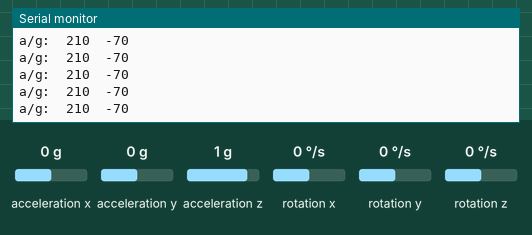
Simulated run of this sketch. Board: Arduino Uno, built with avr-gcc and run on an emulated ATmega328P. Parts: the last lines printed to the serial monitor. The inputs (shaded band) are chosen by the test bench; at power-on: rotation y 0 °/s, rotation z 0 °/s, acceleration x 0 g, acceleration y 0 g, acceleration z 1 g, rotation x 0 °/s.

Above: at 1.2 s.
1.3 s: rotation y set to -192 °/s
At 1.4 s:
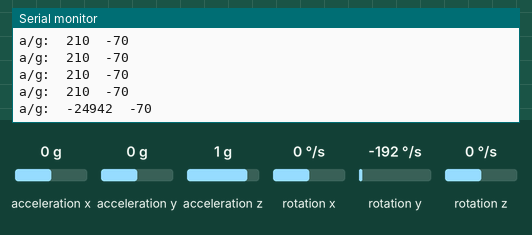
2.8 s: rotation z set to -192 °/s
At 2.86 s:
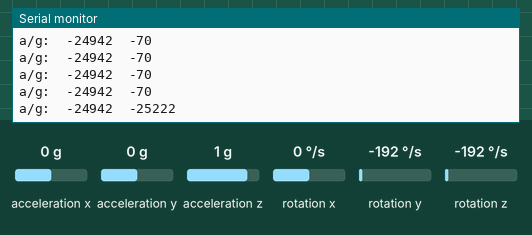
4.3 s: rotation y set to -100 °/s
At 4.32 s:
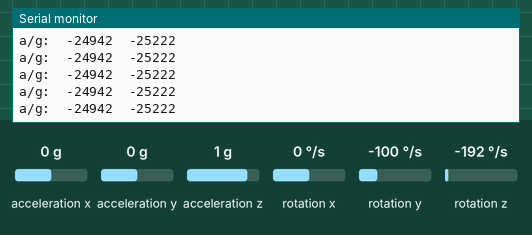
Timing chart, 0 to 7.3 s (numbered marks = the images above; inputs shaded):
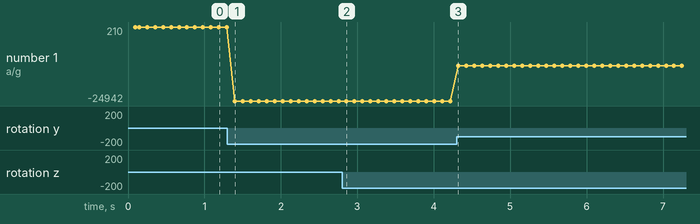

Measured:
- after the input at 1.3 s, the serial monitor: prints a new line after 0.10 s (image 1)
- after the input at 2.8 s, the serial monitor: prints a new line after 0.06 s (image 2)
- plotted number 1: 210 → -24942 after the input at 1.3 s, -24942 → -12890 after the input at 4.3 s

The sketch:

G_sensor.ino
```cpp
#include <MPU6050.h>
#include "Wire.h"
MPU6050 accelgyro;
int16_t ax, ay, az;
int16_t gx, gy, gz;

#define OUTPUT_READABLE_ACCELGYRO
//#define OUTPUT_BINARY_ACCELGYRO

void setup() {
    #if I2CDEV_IMPLEMENTATION == I2CDEV_ARDUINO_WIRE
        Wire.begin();
    #elif I2CDEV_IMPLEMENTATION == I2CDEV_BUILTIN_FASTWIRE
        Fastwire::setup(400, true);
    #endif

    Serial.begin(9600);

    // initialize device
    Serial.println("Initializing I2C devices...");
    accelgyro.initialize();
    // verify connection
    Serial.println("Testing device connections...");
    Serial.println(accelgyro.testConnection() ? "MPU6050 connection successful" : "MPU6050 connection failed");

    /*----------------------------use the code below to change accel/gyro offset values-------------------------
    Serial.println("Updating internal sensor offsets...");
    // -76  -2359 1688  0 0 0
    Serial.print(accelgyro.getXAccelOffset()); Serial.print("\t"); // -76
    Serial.print(accelgyro.getYAccelOffset()); Serial.print("\t"); // -2359
    Serial.print(accelgyro.getZAccelOffset()); Serial.print("\t"); // 1688
    Serial.print(accelgyro.getXGyroOffset()); Serial.print("\t"); // 0
    Serial.print(accelgyro.getYGyroOffset()); Serial.print("\t"); // 0
    Serial.print(accelgyro.getZGyroOffset()); Serial.print("\t"); // 0
    Serial.print("\n");
    accelgyro.setXGyroOffset(220);
    accelgyro.setYGyroOffset(76);
    accelgyro.setZGyroOffset(-85);
    Serial.print(accelgyro.getXAccelOffset()); Serial.print("\t"); // -76
    Serial.print(accelgyro.getYAccelOffset()); Serial.print("\t"); // -2359
    Serial.print(accelgyro.getZAccelOffset()); Serial.print("\t"); // 1688
    Serial.print(accelgyro.getXGyroOffset()); Serial.print("\t"); // 0
    Serial.print(accelgyro.getYGyroOffset()); Serial.print("\t"); // 0
    Serial.print(accelgyro.getZGyroOffset()); Serial.print("\t"); // 0
    Serial.print("\n");
    */

}

void loop() {
    // read raw accel/gyro measurements from device
    accelgyro.getMotion6(&ax, &ay, &az, &gx, &gy, &gz);

    // these methods (and a few others) are also available
    //accelgyro.getAcceleration(&ax, &ay, &az);
    //accelgyro.getRotation(&gx, &gy, &gz);

    #ifdef OUTPUT_READABLE_ACCELGYRO
        // display tab-separated accel/gyro x/y/z values
        Serial.print("a/g:\t");
       /* Serial.print(ax); Serial.print("\t");
        Serial.print(ay); Serial.print("\t");
        Serial.print(az); Serial.print("\t");
        Serial.print(gx+350); Serial.print("\t");*/
        Serial.print(gy+210); Serial.print("\t");
        Serial.println(gz-70);
        delay(100);
    #endif

    #ifdef OUTPUT_BINARY_ACCELGYRO
        Serial.write((uint8_t)(ax >> 8)); Serial.write((uint8_t)(ax & 0xFF));
        Serial.write((uint8_t)(ay >> 8)); Serial.write((uint8_t)(ay & 0xFF));
        Serial.write((uint8_t)(az >> 8)); Serial.write((uint8_t)(az & 0xFF));
        Serial.write((uint8_t)(gx >> 8)); Serial.write((uint8_t)(gx & 0xFF));
        Serial.write((uint8_t)(gy >> 8)); Serial.write((uint8_t)(gy & 0xFF));
        Serial.write((uint8_t)(gz >> 8)); Serial.write((uint8_t)(gz & 0xFF));
    #endif

}
```
